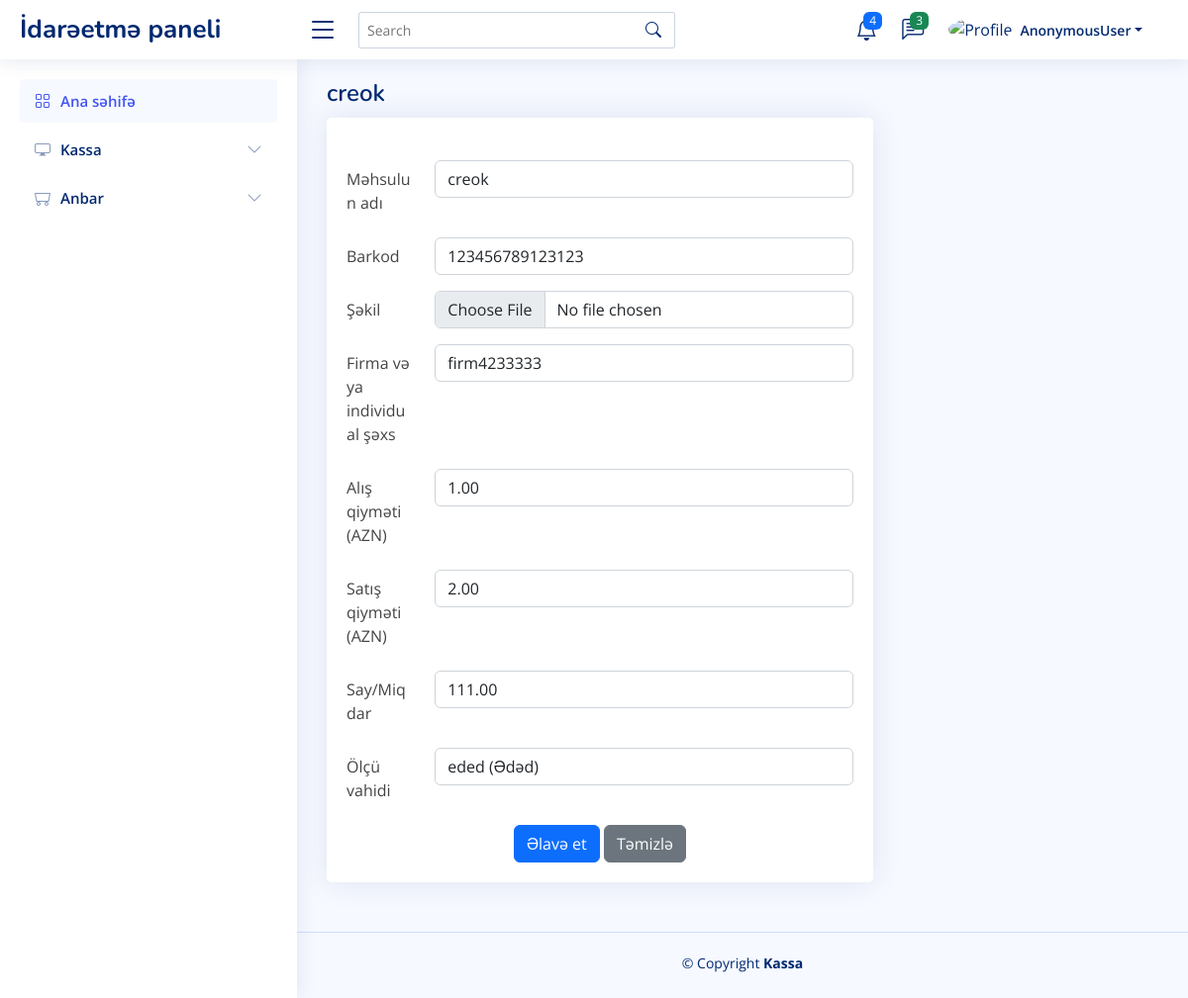
Page /warehouse/products/update/5 on the committed database.
### pos/models.py (models this page shows, shortened)
class Product(UserLog, DateTimeLog):
    name = models.CharField(verbose_name='Məhsulun adı', max_length=100, unique=True)
    barcode = models.CharField(verbose_name='Barkod', max_length=50, blank=True, null=True, unique=True)
    picture = models.ImageField(verbose_name='Şəkil', upload_to='images/product', blank=True, null=True)
    firm = models.ForeignKey(Firm, verbose_name=Firm._meta.verbose_name, on_delete=models.CASCADE)
    price = models.FloatField(verbose_name='Satış qiyməti (AZN)')
    purchase_price = models.FloatField(verbose_name='Alış qiyməti (AZN)')
    quantity = models.FloatField(verbose_name='Say/Miqdar')
    measure = models.ForeignKey('UnitOfMeasure', verbose_name='Ölçü vahidi', on_delete=models.CASCADE)
    is_deleted = models.BooleanField(default=False)
    objects = ProductManager()
    class Meta:
        verbose_name = 'Məhsul'
        verbose_name_plural = 'Məhsullar'

class UnitOfMeasure(models.Model):
    measure = models.CharField(verbose_name='Ölçü vahidi', max_length=50)
    abbr = models.CharField(verbose_name='Qısaldılmış adı', max_length=25)
    is_active = models.BooleanField(default=True)
    def __str__(self):
        return self.abbr + ' (' + self.measure + ')'
    class Meta:
        verbose_name = 'Ölçü vahidi'
        verbose_name_plural = 'Ölçü vahidi'

### pos/views.py (the view, shortened to what this page needs)
# urls.py: path('warehouse/products/update/<int:pk>', views.ProductUpdateView.as_view(), name='warehouse_products_update'),
class ProductUpdateView(UpdateView):
    model = Product
    template_name = 'pos/warehouse_product_update.html'
    form_class = ProductForm
    success_url = reverse_lazy('pos:warehouse_products')

### pos/forms.py
class ProductForm(ModelForm):
    def __init__(self, *args, **kwargs):
        super().__init__(*args, **kwargs)
        self.fields['firm'] = ModelChoiceField(
            label=Firm._meta.verbose_name,
            queryset=Firm.objects.all(),
            widget=Select(attrs={'class': 'form-control'}))
        self.fields['measure'] = ModelChoiceField(
            label=UnitOfMeasure._meta.verbose_name,
            queryset=UnitOfMeasure.objects.all(),
            widget=Select(attrs={'class': 'form-control'}))
    class Meta:
        model = Product
        exclude = ['cdate', 'udate', 'ddate', 'user_create', 'user_update', 'user_delete']

### pos/managers.py (called while the page is built)
    def get_queryset(self):
        queryset = super().get_queryset()\
            .filter(is_deleted=False)
        return queryset

### pos/models.py (called while the page is built)
    def __str__(self):
        return self.name

### templates/pos/warehouse_product_update.html (shortened to what this page needs)
{% extends 'pos/index.html' %}
{% block main %}
    <div class="pagetitle">
        <h1>{{ form.name.value }}</h1>
    </div>
    <section class="section">
      <div class="row">
        <div class="col-lg-8">
          <div class="card">
            <div class="card-body">
              <h5 class="card-title"></h5>
              <form method="post" enctype="multipart/form-data">
                <div class="row mb-3">
                  <label for="input{{ form.name.name|capfirst }}" class="col-sm-2 col-form-label">{{ form.name.label }}</label>
                  <div class="col-sm-10">
                    <input type="text" class="form-control" id="input{{ form.name.name|capfirst }}" name="{{ form.name.name }}" value="{{ form.name.value }}">
                  </div>
                </div>
                <div class="row mb-3">
                  <label for="input{{ form.barcode.name|capfirst }}" class="col-sm-2 col-form-label">{{ form.barcode.label }}</label>
                  <div class="col-sm-10">
                    <input type="text" class="form-control" id="input{{ form.barcode.name|capfirst }}" name="{{ form.barcode.name }}" value="{{ form.barcode.value }}">
                  </div>
                </div>
                <div class="row mb-3">
                  <label for="input{{ form.picture.name|capfirst }}" class="col-sm-2 col-form-label">{{ form.picture.label }}</label>
                  <div class="col-sm-10">
                    <input type="file" accept="image/*" class="form-control" id="input{{ form.picture.name|capfirst }}" name="{{ form.picture.name }}" value="{{ form.picture.value }}">
                  </div>
                </div>
                <div class="row mb-3">
                  <label for="input{{ form.firm.name|capfirst }}" class="col-sm-2 col-form-label">{{ form.firm.label }}</label>
                  <div class="col-sm-10">
                      {{ form.firm }}
                  </div>
                </div>
                <div class="row mb-3">
                  <label for="input{{ form.purchase_price.name|capfirst }}" class="col-sm-2 col-form-label">{{ form.purchase_price.label }}</label>
                  <div class="col-sm-10">
                    <input type="number" step="0.01" class="form-control" id="input{{ form.purchase_price.name|capfirst }}" name="{{ form.purchase_price.name }}" value="{{ form.purchase_price.value|stringformat:".2f" }}">
                  </div>
                </div>
                <div class="row mb-3">
                  <label for="input{{ form.price.name|capfirst }}" class="col-sm-2 col-form-label">{{ form.price.label }}</label>
                  <div class="col-sm-10">
                    <input type="number" step="0.01" class="form-control" id="input{{ form.price.name|capfirst }}" name="{{ form.price.name }}" value="{{ form.price.value|stringformat:".2f" }}">
                  </div>
                </div>
                <div class="row mb-3">
                  <label for="input{{ form.quantity.name|capfirst }}" class="col-sm-2 col-form-label">{{ form.quantity.label }}</label>
                  <div class="col-sm-10">
                    <input type="number" class="form-control" id="input{{ form.quantity.name|capfirst }}" name="{{ form.quantity.name }}" value="{{ form.quantity.value|stringformat:".2f" }}">
                  </div>
                </div>
                <div class="row mb-3">
                  <label for="input{{ form.measure.name|capfirst }}" class="col-sm-2 col-form-label">{{ form.measure.label }}</label>
                  <div class="col-sm-10">
                      {{ form.measure }}
                  </div>
                </div>
                <div class="text-center">
                  <button type="submit" class="btn btn-primary">Əlavə et</button>
                  <button type="reset" class="btn btn-secondary">Təmizlə</button>
                </div>
              </form>
            </div>
          </div>
        </div>
      </div>
    </section>
{% endblock %}

### static/assets/css/style.css (style rules this page uses)
:root { scroll-behavior: smooth; }
body { font-family: "Open Sans", sans-serif; background: #f6f9ff; color: #444444; }
h1, h2, h3, h4, h5, h6 { font-family: "Nunito", sans-serif; }
.pagetitle { margin-bottom: 10px; }
.pagetitle h1 { font-size: 24px; margin-bottom: 0; font-weight: 600; color: #012970; }
.card { margin-bottom: 30px; border: none; border-radius: 5px; box-shadow: 0px 0 30px rgba(1, 41, 112, 0.1); }
.card-title { padding: 20px 0 15px 0; font-size: 18px; font-weight: 500; color: #012970; font-family: "Poppins", sans-serif; }
.card-body { padding: 0 20px 20px 20px; }

### rows in the picture
Product: name.value "creok", name "creok", barcode "123456789123123", firm "firm4233333", purchase_price "1.00", price "2.00", quantity "111.00"
UnitOfMeasure: measure "eded (Ədəd)"

### other values in the picture
{{ user }} "AnonymousUser"
